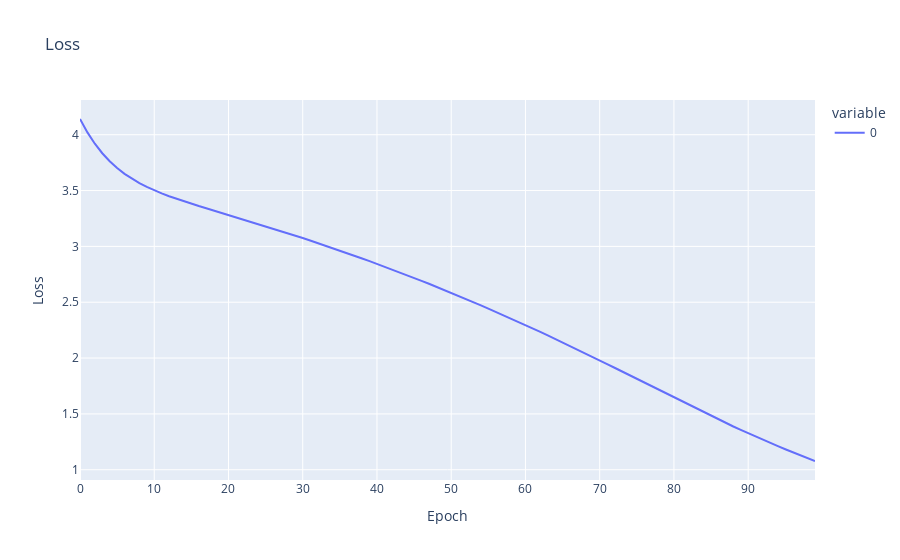

Notebook code for this chart:
### Markdown cell above
### Loss

### Code cell
fig = px.line(lstm_losses, title="Loss")
fig.update_layout(
    xaxis_title="Epoch",
    yaxis_title="Loss",)
fig.show()

### Figure 1 — Plotly figure (JSON) as saved in the notebook; plotly's stock layout.template omitted (floating-point values rounded to 4 significant figures)
{"data": [{"hovertemplate": "variable=0<br>index=%{x}<br>value=%{y}<extra></extra>", "legendgroup": "0", "line": {"color": "#636efa", "dash": "solid"}, "marker": {"symbol": "circle"}, "mode": "lines", "name": "0", "orientation": "v", "showlegend": true, "type": "scatter", "x": [0, 1, 2, 3, 4, 5, 6, 7, 8, 9, 10, 11, 12, 13, 14, 15, 16, 17, 18, 19, 20, 21, 22, 23, 24, 25, 26, 27, 28, 29, 30, 31, 32, 33, 34, 35, 36, 37, 38, 39, 40, 41, 42, 43, 44, 45, 46, 47, 48, 49, 50, 51, 52, 53, 54, 55, 56, 57, 58, 59, 60, 61, 62, 63, 64, 65, 66, 67, 68, 69, 70, 71, 72, 73, 74, 75, 76, 77, 78, 79, 80, 81, 82, 83, 84, 85, 86, 87, 88, 89, 90, 91, 92, 93, 94, 95, 96, 97, 98, 99], "xaxis": "x", "y": [4.141, 4.021, 3.92, 3.834, 3.762, 3.701, 3.65, 3.605, 3.566, 3.532, 3.502, 3.475, 3.45, 3.426, 3.404, 3.382, 3.361, 3.341, 3.321, 3.301, 3.281, 3.262, 3.242, 3.221, 3.201, 3.181, 3.16, 3.139, 3.118, 3.096, 3.075, 3.053, 3.031, 3.008, 2.985, 2.962, 2.939, 2.916, 2.892, 2.868, 2.843, 2.819, 2.794, 2.769, 2.743, 2.718, 2.692, 2.665, 2.639, 2.612, 2.584, 2.557, 2.529, 2.501, 2.472, 2.443, 2.414, 2.385, 2.355, 2.325, 2.295, 2.265, 2.234, 2.203, 2.172, 2.14, 2.108, 2.076, 2.044, 2.012, 1.979, 1.946, 1.913, 1.88, 1.847, 1.813, 1.78, 1.746, 1.713, 1.679, 1.646, 1.612, 1.579, 1.546, 1.514, 1.482, 1.45, 1.418, 1.387, 1.357, 1.327, 1.297, 1.268, 1.239, 1.211, 1.183, 1.156, 1.13, 1.104, 1.078], "yaxis": "y"}], "layout": {"legend": {"title": {"text": "variable"}, "tracegroupgap": 0}, "title": {"text": "Loss"}, "xaxis": {"anchor": "y", "domain": [0, 1], "title": {"text": "Epoch"}}, "yaxis": {"anchor": "x", "domain": [0, 1], "title": {"text": "Loss"}}}}
